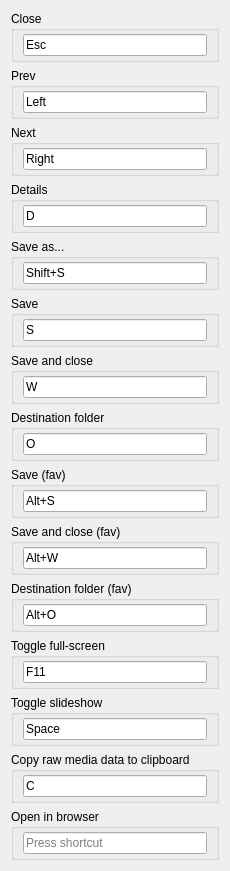
          <widget class="QWidget" name="scrollAreaWidgetContents_2">
           <property name="geometry">
            <rect>
             <x>0</x>
             <y>0</y>
             <width>217</width>
             <height>777</height>
            </rect>
           </property>
           <layout class="QVBoxLayout" name="verticalLayout_8">
            <item>
             <widget class="QGroupBox" name="groupViewerShortcutQuit">
              <property name="sizePolicy">
               <sizepolicy hsizetype="Preferred" vsizetype="Maximum">
                <horstretch>0</horstretch>
                <verstretch>0</verstretch>
               </sizepolicy>
              </property>
              <property name="title">
               <string>Close</string>
              </property>
              <layout class="QHBoxLayout" name="horizontalLayout_18">
               <property name="topMargin">
                <number>3</number>
               </property>
               <property name="bottomMargin">
                <number>3</number>
               </property>
               <item>
                <widget class="QKeySequenceEdit" name="keyViewerQuit">
                 <property name="keySequence">
                  <string>Esc</string>
                 </property>
                </widget>
               </item>
              </layout>
             </widget>
            </item>
            <item>
             <widget class="QGroupBox" name="groupViewerShortcutPrev">
              <property name="sizePolicy">
               <sizepolicy hsizetype="Preferred" vsizetype="Maximum">
                <horstretch>0</horstretch>
                <verstretch>0</verstretch>
               </sizepolicy>
              </property>
              <property name="title">
               <string>Prev</string>
              </property>
              <layout class="QHBoxLayout" name="horizontalLayout_3">
               <property name="topMargin">
                <number>3</number>
               </property>
               <property name="bottomMargin">
                <number>3</number>
               </property>
               <item>
                <widget class="QKeySequenceEdit" name="keyViewerPrev">
                 <property name="keySequence">
                  <string>Left</string>
                 </property>
                </widget>
               </item>
              </layout>
             </widget>
            </item>
            <item>
             <widget class="QGroupBox" name="groupViewerShortcutNext">
              <property name="sizePolicy">
               <sizepolicy hsizetype="Preferred" vsizetype="Maximum">
                <horstretch>0</horstretch>
                <verstretch>0</verstretch>
               </sizepolicy>
              </property>
              <property name="title">
               <string>Next</string>
              </property>
              <layout class="QHBoxLayout" name="horizontalLayout_4">
               <property name="topMargin">
                <number>3</number>
               </property>
               <property name="bottomMargin">
                <number>3</number>
               </property>
               <item>
                <widget class="QKeySequenceEdit" name="keyViewerNext">
                 <property name="keySequence">
                  <string>Right</string>
                 </property>
                </widget>
               </item>
              </layout>
             </widget>
            </item>
            <item>
             <widget class="QGroupBox" name="groupViewerShortcutDetails">
              <property name="sizePolicy">
               <sizepolicy hsizetype="Preferred" vsizetype="Maximum">
                <horstretch>0</horstretch>
                <verstretch>0</verstretch>
               </sizepolicy>
              </property>
              <property name="title">
               <string>Details</string>
              </property>
              <layout class="QHBoxLayout" name="horizontalLayout_5">
               <property name="topMargin">
                <number>3</number>
               </property>
               <property name="bottomMargin">
                <number>3</number>
               </property>
               <item>
                <widget class="QKeySequenceEdit" name="keyViewerDetails">
                 <property name="keySequence">
                  <string>D</string>
                 </property>
                </widget>
               </item>
              </layout>
             </widget>
            </item>
            <item>
             <widget class="QGroupBox" name="groupViewerShortcutSaveAs">
              <property name="sizePolicy">
               <sizepolicy hsizetype="Preferred" vsizetype="Maximum">
                <horstretch>0</horstretch>
                <verstretch>0</verstretch>
               </sizepolicy>
              </property>
              <property name="title">
               <string>Save as...</string>
              </property>
              <layout class="QHBoxLayout" name="horizontalLayout_6">
               <property name="topMargin">
                <number>3</number>
               </property>
               <property name="bottomMargin">
                <number>3</number>
               </property>
               <item>
                <widget class="QKeySequenceEdit" name="keyViewerSaveAs">
                 <property name="keySequence">
                  <string>Shift+S</string>
                 </property>
                </widget>
               </item>
              </layout>
             </widget>
            </item>
            <item>
             <widget class="QGroupBox" name="groupViewerShortcutSave">
              <property name="sizePolicy">
               <sizepolicy hsizetype="Preferred" vsizetype="Maximum">
                <horstretch>0</horstretch>
                <verstretch>0</verstretch>
               </sizepolicy>
              </property>
              <property name="title">
               <string>Save</string>
              </property>
              <layout class="QHBoxLayout" name="horizontalLayout_7">
               <property name="topMargin">
                <number>3</number>
               </property>
               <property name="bottomMargin">
                <number>3</number>
               </property>
               <item>
                <widget class="QKeySequenceEdit" name="keyViewerSave">
                 <property name="keySequence">
                  <string>S</string>
                 </property>
                </widget>
               </item>
              </layout>
             </widget>
            </item>
            <item>
             <widget class="QGroupBox" name="groupViewerShortcutSaveNQuit">
              <property name="sizePolicy">
               <sizepolicy hsizetype="Preferred" vsizetype="Maximum">
                <horstretch>0</horstretch>
                <verstretch>0</verstretch>
               </sizepolicy>
              </property>
              <property name="title">
               <string>Save and close</string>
              </property>
              <layout class="QHBoxLayout" name="horizontalLayout_8">
               <property name="topMargin">
                <number>3</number>
               </property>
               <property name="bottomMargin">
                <number>3</number>
               </property>
               <item>
                <widget class="QKeySequenceEdit" name="keyViewerSaveNQuit">
                 <property name="keySequence">
                  <string>W</string>
                 </property>
                </widget>
               </item>
              </layout>
             </widget>
            </item>
            <item>
             <widget class="QGroupBox" name="groupViewerShortcutOpen">
              <property name="sizePolicy">
               <sizepolicy hsizetype="Preferred" vsizetype="Maximum">
                <horstretch>0</horstretch>
                <verstretch>0</verstretch>
               </sizepolicy>
              </property>
              <property name="title">
               <string>Destination folder</string>
              </property>
              <layout class="QHBoxLayout" name="horizontalLayout_10">
               <property name="topMargin">
                <number>3</number>
               </property>
               <property name="bottomMargin">
                <number>3</number>
               </property>
               <item>
                <widget class="QKeySequenceEdit" name="keyViewerOpen">
                 <property name="keySequence">
                  <string>O</string>
                 </property>
                </widget>
               </item>
              </layout>
             </widget>
            </item>
            <item>
             <widget class="QGroupBox" name="groupViewerShortcutSaveFav">
              <property name="sizePolicy">
               <sizepolicy hsizetype="Preferred" vsizetype="Maximum">
                <horstretch>0</horstretch>
                <verstretch>0</verstretch>
               </sizepolicy>
              </property>
              <property name="title">
               <string>Save (fav)</string>
              </property>
              <layout class="QHBoxLayout" name="horizontalLayout_11">
               <property name="topMargin">
                <number>3</number>
               </property>
               <property name="bottomMargin">
                <number>3</number>
               </property>
               <item>
                <widget class="QKeySequenceEdit" name="keyViewerSaveFav">
                 <property name="keySequence">
                  <string>Alt+S</string>
                 </property>
                </widget>
               </item>
              </layout>
             </widget>
            </item>
            <item>
             <widget class="QGroupBox" name="groupViewerShortcutSaveNQuitFav">
              <property name="sizePolicy">
               <sizepolicy hsizetype="Preferred" vsizetype="Maximum">
                <horstretch>0</horstretch>
                <verstretch>0</verstretch>
               </sizepolicy>
              </property>
              <property name="title">
               <string>Save and close (fav)</string>
              </property>
              <layout class="QHBoxLayout" name="horizontalLayout_12">
               <property name="topMargin">
                <number>3</number>
               </property>
               <property name="bottomMargin">
                <number>3</number>
               </property>
               <item>
                <widget class="QKeySequenceEdit" name="keyViewerSaveNQuitFav">
                 <property name="keySequence">
                  <string>Alt+W</string>
                 </property>
                </widget>
               </item>
              </layout>
             </widget>
            </item>
            <item>
             <widget class="QGroupBox" name="groupViewerShortcutOpenFav">
              <property name="sizePolicy">
               <sizepolicy hsizetype="Preferred" vsizetype="Maximum">
                <horstretch>0</horstretch>
                <verstretch>0</verstretch>
               </sizepolicy>
              </property>
              <property name="title">
               <string>Destination folder (fav)</string>
              </property>
              <layout class="QHBoxLayout" name="horizontalLayout_17">
               <property name="topMargin">
                <number>3</number>
               </property>
               <property name="bottomMargin">
                <number>3</number>
               </property>
               <item>
                <widget class="QKeySequenceEdit" name="keyViewerOpenFav">
                 <property name="keySequence">
                  <string>Alt+O</string>
                 </property>
                </widget>
               </item>
              </layout>
             </widget>
            </item>
            <item>
             <widget class="QGroupBox" name="groupViewerShortcutToggleFullscreen">
              <property name="sizePolicy">
               <sizepolicy hsizetype="Preferred" vsizetype="Maximum">
                <horstretch>0</horstretch>
                <verstretch>0</verstretch>
               </sizepolicy>
              </property>
              <property name="title">
               <string>Toggle full-screen</string>
              </property>
              <layout class="QHBoxLayout" name="horizontalLayout_19">
               <property name="topMargin">
                <number>3</number>
               </property>
               <property name="bottomMargin">
                <number>3</number>
               </property>
               <item>
                <widget class="QKeySequenceEdit" name="keyViewerToggleFullscreen">
                 <property name="keySequence">
                  <string>F11</string>
                 </property>
                </widget>
               </item>
              </layout>
             </widget>
            </item>
            <item>
             <widget class="QGroupBox" name="groupViewerShortcutToggleSlideshow">
              <property name="sizePolicy">
               <sizepolicy hsizetype="Preferred" vsizetype="Maximum">
                <horstretch>0</horstretch>
                <verstretch>0</verstretch>
               </sizepolicy>
              </property>
              <property name="title">
               <string>Toggle slideshow</string>
              </property>
              <layout class="QHBoxLayout" name="horizontalLayout_21">
               <property name="topMargin">
                <number>3</number>
               </property>
               <property name="bottomMargin">
                <number>3</number>
               </property>
               <item>
                <widget class="QKeySequenceEdit" name="keyViewerToggleSlideshow">
                 <property name="keySequence">
                  <string>Space</string>
                 </property>
                </widget>
               </item>
              </layout>
             </widget>
            </item>
            <item>
             <widget class="QGroupBox" name="groupViewerShortcutDataToClipboard">
              <property name="sizePolicy">
               <sizepolicy hsizetype="Preferred" vsizetype="Maximum">
                <horstretch>0</horstretch>
                <verstretch>0</verstretch>
               </sizepolicy>
              </property>
              <property name="title">
               <string>Copy raw media data to clipboard</string>
              </property>
              <layout class="QHBoxLayout" name="horizontalLayout_20">
               <property name="topMargin">
                <number>3</number>
               </property>
               <property name="bottomMargin">
                <number>3</number>
               </property>
               <item>
                <widget class="QKeySequenceEdit" name="keyViewerDataToClipboard">
                 <property name="keySequence">
                  <string>C</string>
                 </property>
                </widget>
               </item>
              </layout>
             </widget>
            </item>
            <item>
             <widget class="QGroupBox" name="groupViewerOpenInBrowser">
              <property name="title">
               <string>Open in browser</string>
              </property>
              <layout class="QHBoxLayout" name="horizontalLayout_30">
               <property name="topMargin">
                <number>3</number>
               </property>
               <property name="bottomMargin">
                <number>3</number>
               </property>
               <item>
                <widget class="QKeySequenceEdit" name="keyViewerOpenInBrowser"/>
               </item>
              </layout>
             </widget>
            </item>
           </layout>
          </widget>
